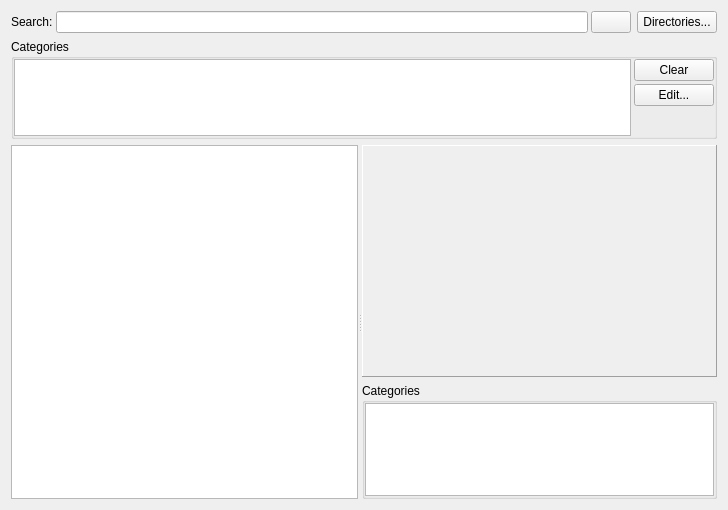
<?xml version="1.0" encoding="UTF-8"?>
<ui version="4.0">
 <class>MapManagerFrame</class>
 <widget class="QFrame" name="MapManagerFrame">
  <property name="geometry">
   <rect>
    <x>0</x>
    <y>0</y>
    <width>728</width>
    <height>510</height>
   </rect>
  </property>
  <property name="windowTitle">
   <string>Map Manager</string>
  </property>
  <property name="styleSheet">
   <string notr="true">background-image: url(:/img/data/parchment.jpg);</string>
  </property>
  <layout class="QVBoxLayout" name="verticalLayout_3" stretch="0,1,5">
   <item>
    <layout class="QHBoxLayout" name="horizontalLayout_5">
     <property name="spacing">
      <number>6</number>
     </property>
     <item>
      <layout class="QHBoxLayout" name="horizontalLayout_2">
       <property name="spacing">
        <number>3</number>
       </property>
       <item>
        <widget class="QLabel" name="label_2">
         <property name="text">
          <string>Search:</string>
         </property>
        </widget>
       </item>
       <item>
        <widget class="QLineEdit" name="edtSearch"/>
       </item>
       <item>
        <widget class="QPushButton" name="btnClear">
         <property name="sizePolicy">
          <sizepolicy hsizetype="Fixed" vsizetype="Fixed">
           <horstretch>0</horstretch>
           <verstretch>0</verstretch>
          </sizepolicy>
         </property>
         <property name="text">
          <string/>
         </property>
         <property name="icon">
          <iconset resource="resources.qrc">
           <normaloff>:/img/data/icon_remove.png</normaloff>:/img/data/icon_remove.png</iconset>
         </property>
         <property name="iconSize">
          <size>
           <width>16</width>
           <height>16</height>
          </size>
         </property>
        </widget>
       </item>
      </layout>
     </item>
     <item>
      <layout class="QHBoxLayout" name="horizontalLayout_4">
       <property name="spacing">
        <number>3</number>
       </property>
       <item>
        <widget class="QPushButton" name="btnEditDirectories">
         <property name="text">
          <string>Directories...</string>
         </property>
        </widget>
       </item>
      </layout>
     </item>
    </layout>
   </item>
   <item>
    <layout class="QHBoxLayout" name="horizontalLayout_3">
     <item>
      <widget class="QGroupBox" name="grpCategoryFilter">
       <property name="minimumSize">
        <size>
         <width>0</width>
         <height>100</height>
        </size>
       </property>
       <property name="title">
        <string>Categories</string>
       </property>
       <layout class="QGridLayout" name="gridLayout">
        <property name="leftMargin">
         <number>0</number>
        </property>
        <property name="topMargin">
         <number>0</number>
        </property>
        <property name="rightMargin">
         <number>0</number>
        </property>
        <property name="bottomMargin">
         <number>0</number>
        </property>
        <property name="spacing">
         <number>3</number>
        </property>
        <item row="0" column="1">
         <layout class="QVBoxLayout" name="verticalLayout_2">
          <item>
           <widget class="QPushButton" name="btnClearFilter">
            <property name="text">
             <string>Clear</string>
            </property>
           </widget>
          </item>
          <item>
           <widget class="QPushButton" name="btnEditCategories">
            <property name="text">
             <string>Edit...</string>
            </property>
           </widget>
          </item>
          <item>
           <spacer name="verticalSpacer">
            <property name="orientation">
             <enum>Qt::Vertical</enum>
            </property>
            <property name="sizeHint" stdset="0">
             <size>
              <width>20</width>
              <height>40</height>
             </size>
            </property>
           </spacer>
          </item>
         </layout>
        </item>
        <item row="0" column="0">
         <widget class="QTableWidget" name="tblCategories">
          <property name="showGrid">
           <bool>false</bool>
          </property>
          <attribute name="horizontalHeaderVisible">
           <bool>false</bool>
          </attribute>
          <attribute name="verticalHeaderVisible">
           <bool>false</bool>
          </attribute>
         </widget>
        </item>
       </layout>
      </widget>
     </item>
    </layout>
   </item>
   <item>
    <widget class="QSplitter" name="splitter">
     <property name="orientation">
      <enum>Qt::Horizontal</enum>
     </property>
     <widget class="QGraphicsView" name="graphicsView">
      <property name="horizontalScrollBarPolicy">
       <enum>Qt::ScrollBarAlwaysOff</enum>
      </property>
     </widget>
     <widget class="QWidget" name="">
      <layout class="QVBoxLayout" name="verticalLayout" stretch="2,1">
       <item>
        <widget class="QLabel" name="lblPreview">
         <property name="minimumSize">
          <size>
           <width>1</width>
           <height>1</height>
          </size>
         </property>
         <property name="frameShape">
          <enum>QFrame::Panel</enum>
         </property>
         <property name="frameShadow">
          <enum>QFrame::Raised</enum>
         </property>
         <property name="text">
          <string/>
         </property>
         <property name="scaledContents">
          <bool>false</bool>
         </property>
         <property name="alignment">
          <set>Qt::AlignCenter</set>
         </property>
        </widget>
       </item>
       <item>
        <widget class="QGroupBox" name="grpFileCategories">
         <property name="title">
          <string>Categories</string>
         </property>
         <layout class="QGridLayout" name="gridLayout_2">
          <property name="leftMargin">
           <number>0</number>
          </property>
          <property name="topMargin">
           <number>0</number>
          </property>
          <property name="rightMargin">
           <number>0</number>
          </property>
          <property name="bottomMargin">
           <number>0</number>
          </property>
          <item row="0" column="0">
           <widget class="QListWidget" name="listWidget"/>
          </item>
         </layout>
        </widget>
       </item>
      </layout>
     </widget>
    </widget>
   </item>
  </layout>
 </widget>
 <resources>
  <include location="resources.qrc"/>
 </resources>
 <connections/>
</ui>
